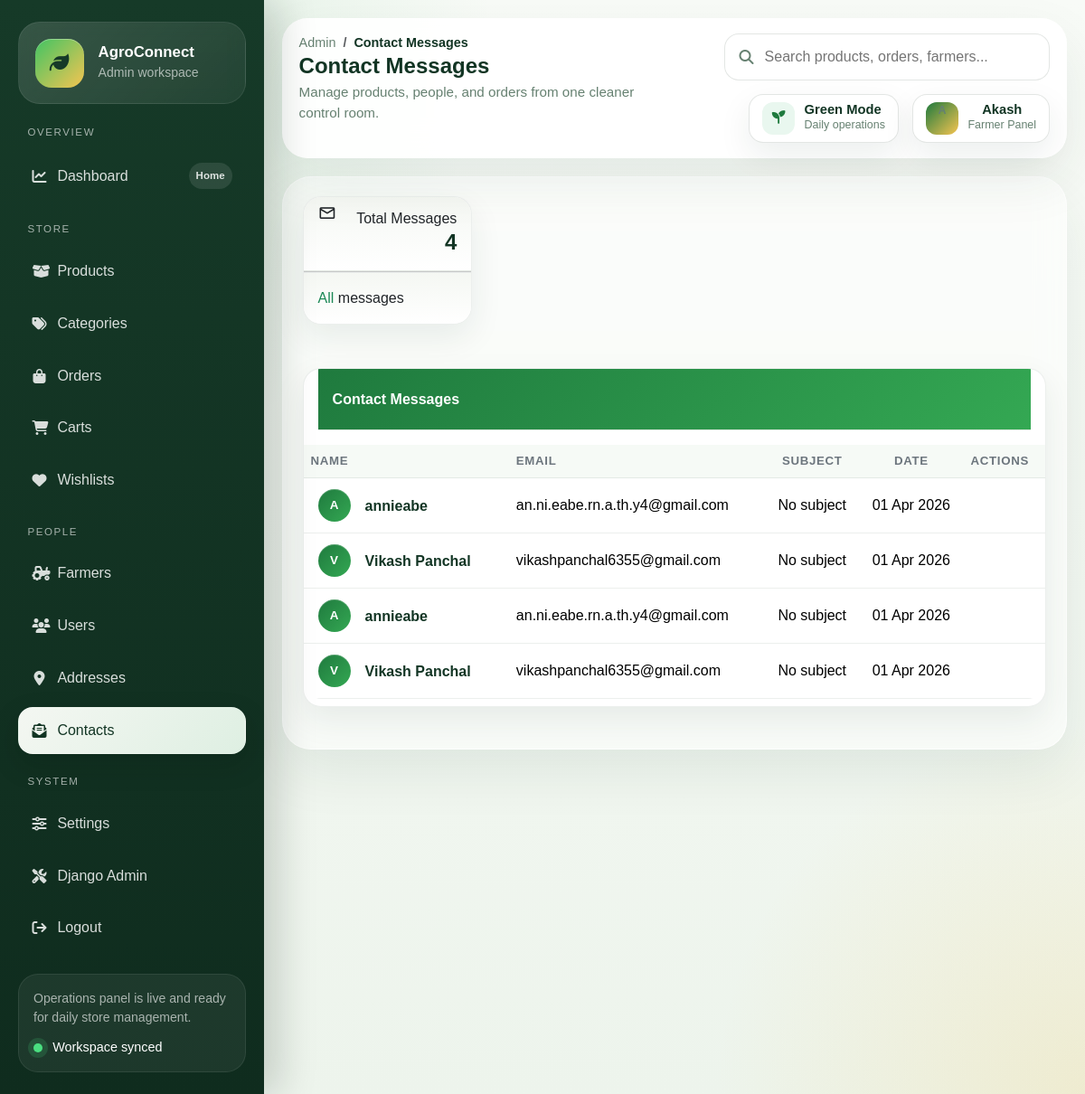
Screenshot of /myadmin/contacts/ (signed in) with the database file from the repository.
### myadmin/models.py (models this page shows, shortened)
class Contact_us(models.Model):
    name = models.CharField(max_length=100)
    email = models.EmailField()
    phone = models.IntegerField()
    message = models.TextField()
    is_read = models.BooleanField(default=False)
    created_at = models.DateTimeField(auto_now_add=True)

### myadmin/views.py (the view)
# urls.py: path('contacts/', protected(views.contacts), name='contacts'),
def contacts(request):
    contacts = Contact_us.objects.all().order_by('-created_at')
    context = {'contacts': contacts}
    return render(request, 'myadmin/contacts.html', context)

### myadmin/views.py (called while the page is built)
def is_myadmin_user(user):
    return user.is_authenticated and (user.is_superuser or hasattr(user, 'farmer_profile'))

def myadmin_login_required(view_func):
    @wraps(view_func)
    def _wrapped_view(request, *args, **kwargs):
        if not request.user.is_authenticated:
            return redirect(f"/myadmin/login/?next={request.get_full_path()}")
        if not is_myadmin_user(request.user):
            messages.error(request, 'Please log in with an admin or farmer account.')
            return redirect('/myadmin/login/')
        return view_func(request, *args, **kwargs)
    return _wrapped_view

### user/context_processors.py (called while the page is built)
def cart_context(request):
    cart = None
    cart_count = 0
    cart_total = 0
    if request.session.session_key:
        cart = Cart.objects.filter(session_id=request.session.session_key).first()
        if cart and cart.items.exists():
            cart_count = sum(item.quantity for item in cart.items.all())
            cart_total = sum(item.subtotal for item in cart.items.all())
    return {
        'cart': cart,
        'cart_count': cart_count,
        'cart_total': cart_total,
    }

def categories_context(request):
    categories = Category.objects.annotate(product_count=Count('product'))
    return {
        'categories': categories,
    }

def language_context(request):
    return {
        'current_language': get_language() or 'en',
    }

def notification_context(request):
    settings = SiteSettings.get_settings()
    return {
        'notification_banner': settings.notification_banner if settings.is_notification_active else '',
        'is_notification_active': settings.is_notification_active,
    }

### user/models.py (called while the page is built)
    @classmethod
    def get_settings(cls):
        settings, created = cls.objects.get_or_create(pk=1)
        return settings

### myadmin/templates/myadmin/contacts.html (shortened to what this page needs)
{% extends 'myadmin/base.html' %}
{% load static %}
{% block page_title %}Contact Messages{% endblock %}
{% block page_header %}Contact Messages{% endblock %}
{% block content %}
<div class="row">
  <div class="col-xl-3 col-sm-6 mb-xl-0 mb-4">
    <div class="card">
      <div class="card-header p-3 pt-2">
        <div class="icon icon-lg icon-shape bg-gradient-dark shadow-dark text-center border-radius-xl mt-n4 position-absolute">
          <i class="material-icons opacity-10">email</i>
        </div>
        <div class="text-end pt-1">
          <p class="text-sm mb-0 text-capitalize">Total Messages</p>
          <h4 class="mb-0">{{ contacts.count }}</h4>
        </div>
      </div>
      <hr class="dark horizontal my-0">
      <div class="card-footer p-3">
        <p class="mb-0"><span class="text-success text-sm font-weight-bolder">All</span> messages</p>
      </div>
    </div>
  </div>
</div>
<div class="row mt-4">
  <div class="col-12">
    <div class="card my-4">
      <div class="card-header p-0 position-relative mt-n4 mx-3 z-index-2">
        <div class="bg-gradient-primary shadow-primary border-radius-lg pt-4 pb-3">
          <h6 class="text-white text-capitalize ps-3">Contact Messages</h6>
        </div>
      </div>
      <div class="card-body px-0 pb-2">
        <div class="table-responsive p-0">
          <table class="table align-items-center mb-0">
            <thead>
              <tr>
                <th class="text-uppercase text-secondary text-xxs font-weight-bolder opacity-7">Name</th>
                <th class="text-uppercase text-secondary text-xxs font-weight-bolder opacity-7 ps-2">Email</th>
                <th class="text-center text-uppercase text-secondary text-xxs font-weight-bolder opacity-7">Subject</th>
                <th class="text-center text-uppercase text-secondary text-xxs font-weight-bolder opacity-7">Date</th>
                <th class="text-secondary opacity-7">Actions</th>
              </tr>
            </thead>
            <tbody>
              {% for contact in contacts %}
              <tr>
                <td>
                  <div class="d-flex px-2 py-1">
                    <div class="avatar avatar-sm me-3 bg-gradient-primary rounded-circle">
                      <span class="text-xs">{{ contact.name|slice:":1"|upper }}</span>
                    </div>
                    <div class="d-flex flex-column justify-content-center">
                      <h6 class="mb-0 text-sm">{{ contact.name }}</h6>
                    </div>
                  </div>
                </td>
                <td>
                  <p class="text-sm font-weight-bold mb-0">{{ contact.email }}</p>
                </td>
                <td class="align-middle text-center text-sm">
                  <span class="text-xs">{{ contact.subject|default:"No subject" }}</span>
                </td>
                <td class="align-middle text-center text-sm">
                  <span class="text-xs">{{ contact.created_at|date:"d M Y" }}</span>
                </td>
                <td class="align-middle">
                  <button type="button" class="btn btn-sm bg-gradient-info text-white" data-bs-toggle="modal" data-bs-target="#messageModal{{ contact.id }}">
                  </button>
                </td>
              </tr>
              {% empty %}
              <tr>
                <td colspan="5" class="text-center text-sm text-muted py-4">No contact messages</td>
              </tr>
              {% endfor %}
            </tbody>
          </table>
        </div>
      </div>
    </div>
  </div>
</div>
{% endblock %}

### myadmin/templates/myadmin/base.html (shortened to what this page needs)
{% load static %}
<!DOCTYPE html>
<html lang="en">
<head>
  <link href="https://cdn.jsdelivr.net/npm/bootstrap@5.3.3/dist/css/bootstrap.min.css" rel="stylesheet">
  <link href="https://cdnjs.cloudflare.com/ajax/libs/font-awesome/6.5.1/css/all.min.css" rel="stylesheet">
</head>
<body>
  {% with url_name=request.resolver_match.url_name %}
  <div class="admin-shell">
    <aside class="sidebar" id="sidebar">
      <div class="brand-panel">
        <div class="d-flex align-items-center gap-3">
          <div class="brand-mark">
            <i class="fas fa-leaf"></i>
          </div>
          <div>
            <h1 class="brand-title">AgroConnect</h1>
            <p class="brand-subtitle">Admin workspace</p>
          </div>
        </div>
      </div>
      <span class="nav-section-label">Overview</span>
      <nav class="sidebar-nav">
        <a href="{% url 'myadmin:dashboard' %}" class="nav-link {% if url_name == 'dashboard' %}active{% endif %}">
          <span class="nav-link-main"><i class="fas fa-chart-line"></i><span>Dashboard</span></span>
          <span class="nav-pill">Home</span>
        </a>
      </nav>
      <span class="nav-section-label">Store</span>
      <nav class="sidebar-nav">
        <a href="{% url 'myadmin:products' %}" class="nav-link {% if url_name == 'products' or url_name == 'add_product' or url_name == 'edit_product' or url_name == 'update_product' %}active{% endif %}">
          <span class="nav-link-main"><i class="fas fa-box-open"></i><span>Products</span></span>
        </a>
        <a href="{% url 'myadmin:categories' %}" class="nav-link {% if url_name == 'categories' or url_name == 'add_category' or url_name == 'edit_category' %}active{% endif %}">
          <span class="nav-link-main"><i class="fas fa-tags"></i><span>Categories</span></span>
        </a>
        <a href="{% url 'myadmin:orders' %}" class="nav-link {% if url_name == 'orders' or url_name == 'update_order_status' or url_name == 'view_receipt_page' %}active{% endif %}">
          <span class="nav-link-main"><i class="fas fa-bag-shopping"></i><span>Orders</span></span>
        </a>
        <a href="{% url 'myadmin:carts' %}" class="nav-link {% if url_name == 'carts' %}active{% endif %}">
          <span class="nav-link-main"><i class="fas fa-cart-shopping"></i><span>Carts</span></span>
        </a>
        <a href="{% url 'myadmin:wishlists' %}" class="nav-link {% if url_name == 'wishlists' %}active{% endif %}">
          <span class="nav-link-main"><i class="fas fa-heart"></i><span>Wishlists</span></span>
        </a>
      </nav>
      <span class="nav-section-label">People</span>
      <nav class="sidebar-nav">
        <a href="{% url 'myadmin:farmers' %}" class="nav-link {% if url_name == 'farmers' or url_name == 'add_farmer' or url_name == 'edit_farmer' %}active{% endif %}">
          <span class="nav-link-main"><i class="fas fa-tractor"></i><span>Farmers</span></span>
        </a>
        <a href="{% url 'myadmin:users' %}" class="nav-link {% if url_name == 'users' or url_name == 'edit_user' %}active{% endif %}">
          <span class="nav-link-main"><i class="fas fa-users"></i><span>Users</span></span>
        </a>
        <a href="{% url 'myadmin:addresses' %}" class="nav-link {% if url_name == 'addresses' %}active{% endif %}">
          <span class="nav-link-main"><i class="fas fa-location-dot"></i><span>Addresses</span></span>
        </a>
        <a href="{% url 'myadmin:contacts' %}" class="nav-link {% if url_name == 'contacts' %}active{% endif %}">
          <span class="nav-link-main"><i class="fas fa-envelope-open-text"></i><span>Contacts</span></span>
        </a>
      </nav>
      <span class="nav-section-label">System</span>
      <nav class="sidebar-nav">
        <a href="{% url 'myadmin:settings' %}" class="nav-link {% if url_name == 'settings' %}active{% endif %}">
          <span class="nav-link-main"><i class="fas fa-sliders"></i><span>Settings</span></span>
        </a>
        <a href="/admin/" class="nav-link" target="_blank" rel="noopener noreferrer">
          <span class="nav-link-main"><i class="fas fa-screwdriver-wrench"></i><span>Django Admin</span></span>
        </a>
        <a href="{% url 'myadmin:logout' %}" class="nav-link">
          <span class="nav-link-main"><i class="fas fa-arrow-right-from-bracket"></i><span>Logout</span></span>
        </a>
      </nav>
      <div class="sidebar-footer">
        <p class="sidebar-note">Operations panel is live and ready for daily store management.</p>
        <div class="sidebar-helper">
          <span class="helper-dot"></span>
          <span>Workspace synced</span>
        </div>
      </div>
    </aside>
    <main class="main-pane">
      <div class="topbar">
        <div class="topbar-left">
          <div class="topbar-title-group">
            <nav aria-label="breadcrumb">
              <ol class="breadcrumb mb-0">
                <li class="breadcrumb-item"><a href="{% url 'myadmin:dashboard' %}">Admin</a></li>
                <li class="breadcrumb-item active" aria-current="page">{% block page_title %}Dashboard{% endblock %}</li>
              </ol>
            </nav>
            <h2 class="page-header-title">{% block page_header %}Dashboard{% endblock %}</h2>
            <p class="page-header-copy">Manage products, people, and orders from one cleaner control room.</p>
          </div>
        </div>
        <div class="topbar-right">
          <div class="search-shell">
            <i class="fas fa-search"></i>
            <input type="search" placeholder="Search products, orders, farmers...">
          </div>
          <div class="topbar-chip">
            <span class="chip-icon"><i class="fas fa-seedling"></i></span>
            <span class="chip-text">
              <strong>Green Mode</strong>
              <span>Daily operations</span>
            </span>
          </div>
          <div class="dropdown">
            <button class="user-chip dropdown-toggle" type="button" data-bs-toggle="dropdown" aria-expanded="false">
            <span class="chip-avatar">{{ request.user.username|default:"A"|slice:":1"|upper }}</span>
            <span class="user-chip-copy">
              <strong>{% if request.user.get_full_name %}{{ request.user.get_full_name }}{% else %}{{ request.user.username }}{% endif %}</strong>
              <span>{% if request.user.is_superuser %}Farmer / Superuser{% else %}Farmer Panel{% endif %}</span>
            </span>
            </button>
          </div>
        </div>
      </div>
      <div class="content-frame">
        {% block content %}{% endblock %}
      </div>
    </main>
  </div>
  {% endwith %}
</body>
</html>

### rows the page displays
Contact_us: name "A", name "annieabe", email "an.ni.eabe.rn.a.th.y4@gmail.com", subject "No subject", created_at "01 Apr 2026"
Contact_us: name "V", name "Vikash Panchal", email "vikashpanchal6355@gmail.com", subject "No subject", created_at "01 Apr 2026"
Contact_us: name "A", name "annieabe", email "an.ni.eabe.rn.a.th.y4@gmail.com", subject "No subject", created_at "01 Apr 2026"
Contact_us: name "V", name "Vikash Panchal", email "vikashpanchal6355@gmail.com", subject "No subject", created_at "01 Apr 2026"

### other values shown
{{ request.user.username|default:"A"|slice:":1"|upper }} "A"
{{ request.user.username }} "Akash"
{{ contacts.count }} "4"
